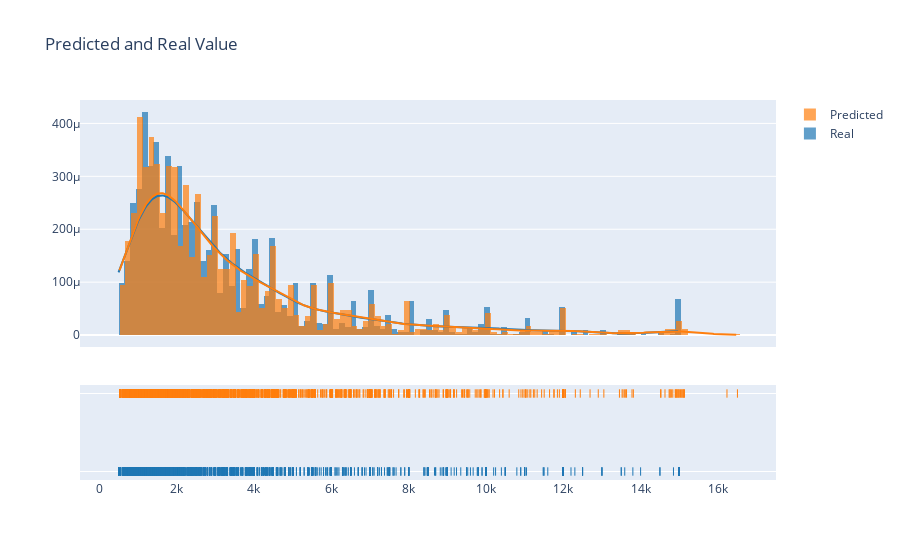

Notebook code cell kept with this figure:
### Markdown cell above
## Distribution

### Code cell
import plotly.figure_factory as ff

# Create distplot with curve_type set to 'normal'
fig = ff.create_distplot(
    [y_test, df_eval['model_trained'].iloc[0].predict(x_test)], 
    ['Real', 'Predicted'],
    # nbins=50,
    bin_size=150,
    # show_hist=False
    # colors=['#636EFA', '#EF553B']
)
    # show_hist=False)

# Add title
fig.update_layout(title_text='Predicted and Real Value')
fig.show()

### Figure 1 — Plotly figure (JSON) as saved in the notebook; plotly's stock layout.template omitted (floating-point values rounded to 4 significant figures; data arrays with more than 128 entries replaced by an {"elided": "..."} marker saying what was removed)
{"data": [{"autobinx": false, "histnorm": "probability density", "legendgroup": "Real", "marker": {"color": "rgb(31, 119, 180)"}, "name": "Real", "opacity": 0.7, "type": "histogram", "x": {"elided": "2249 int values"}, "xaxis": "x", "xbins": {"end": 15000, "size": 150, "start": 500}, "yaxis": "y"}, {"autobinx": false, "histnorm": "probability density", "legendgroup": "Predicted", "marker": {"color": "rgb(255, 127, 14)"}, "name": "Predicted", "opacity": 0.7, "type": "histogram", "x": {"elided": "2249 float values"}, "xaxis": "x", "xbins": {"end": 16500.0, "size": 150, "start": 525.0}, "yaxis": "y"}, {"legendgroup": "Real", "marker": {"color": "rgb(31, 119, 180)"}, "mode": "lines", "name": "Real", "showlegend": false, "type": "scatter", "x": {"elided": "500 int values"}, "xaxis": "x", "y": {"elided": "500 float values"}, "yaxis": "y"}, {"legendgroup": "Predicted", "marker": {"color": "rgb(255, 127, 14)"}, "mode": "lines", "name": "Predicted", "showlegend": false, "type": "scatter", "x": {"elided": "500 float values"}, "xaxis": "x", "y": {"elided": "500 float values"}, "yaxis": "y"}, {"legendgroup": "Real", "marker": {"color": "rgb(31, 119, 180)", "symbol": "line-ns-open"}, "mode": "markers", "name": "Real", "showlegend": false, "type": "scatter", "x": {"elided": "2249 int values"}, "xaxis": "x", "y": {"elided": "2249 str values"}, "yaxis": "y2"}, {"legendgroup": "Predicted", "marker": {"color": "rgb(255, 127, 14)", "symbol": "line-ns-open"}, "mode": "markers", "name": "Predicted", "showlegend": false, "type": "scatter", "x": {"elided": "2249 float values"}, "xaxis": "x", "y": {"elided": "2249 str values"}, "yaxis": "y2"}], "layout": {"barmode": "overlay", "hovermode": "closest", "legend": {"traceorder": "reversed"}, "title": {"text": "Predicted and Real Value"}, "xaxis": {"anchor": "y2", "domain": [0, 1], "zeroline": false}, "yaxis": {"anchor": "free", "domain": [0.35, 1], "position": 0}, "yaxis2": {"anchor": "x", "domain": [0, 0.25], "dtick": 1, "showticklabels": false}}}
